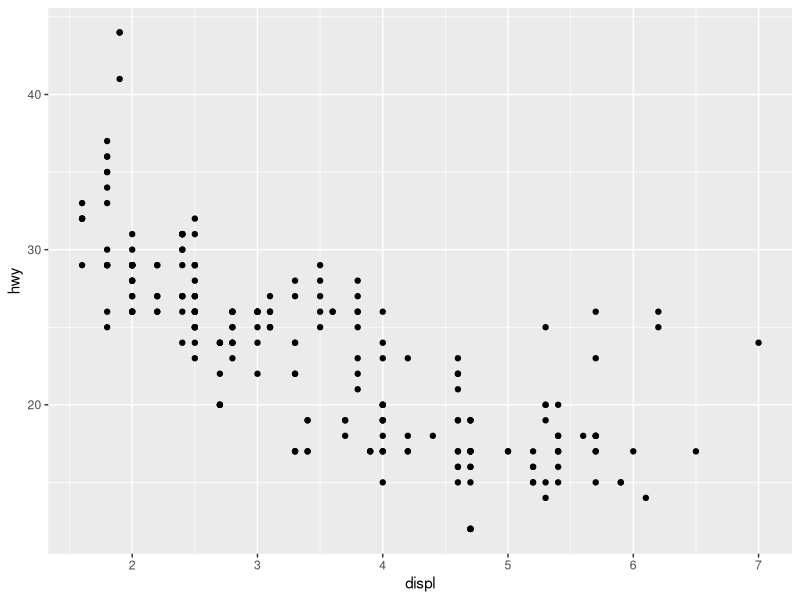
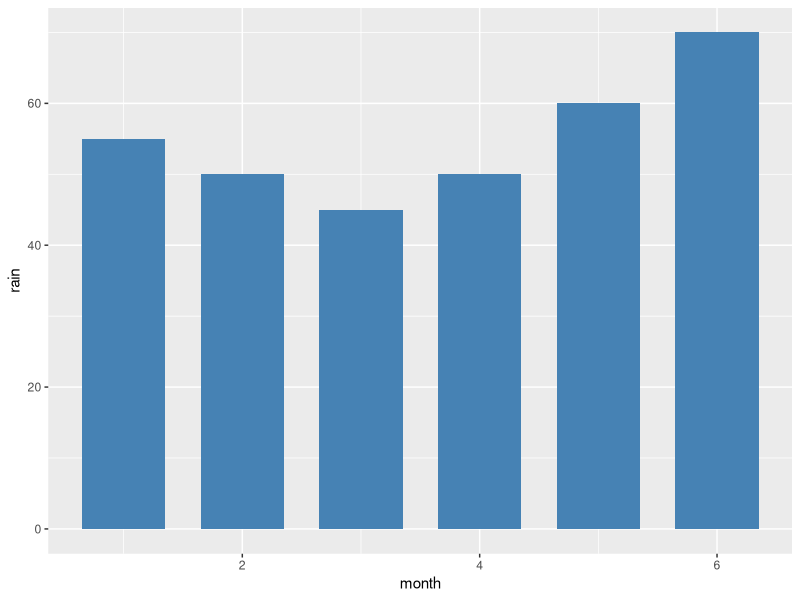
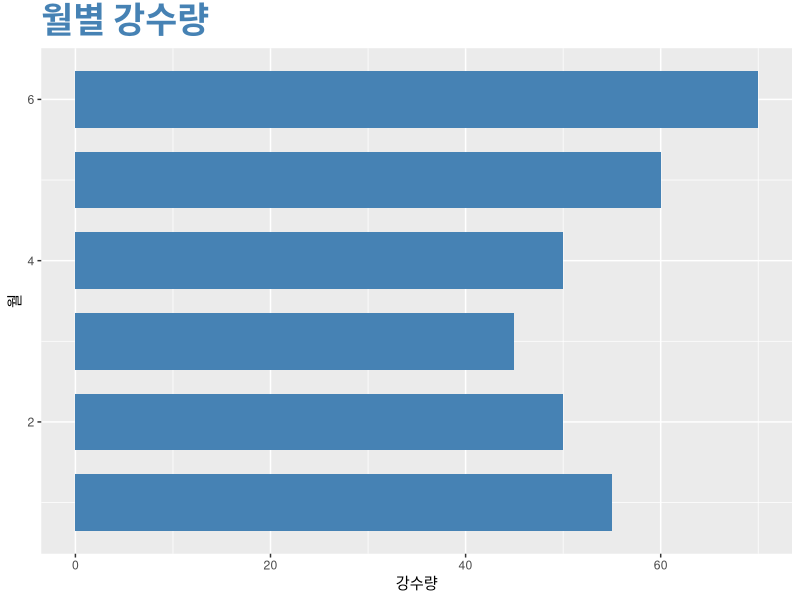
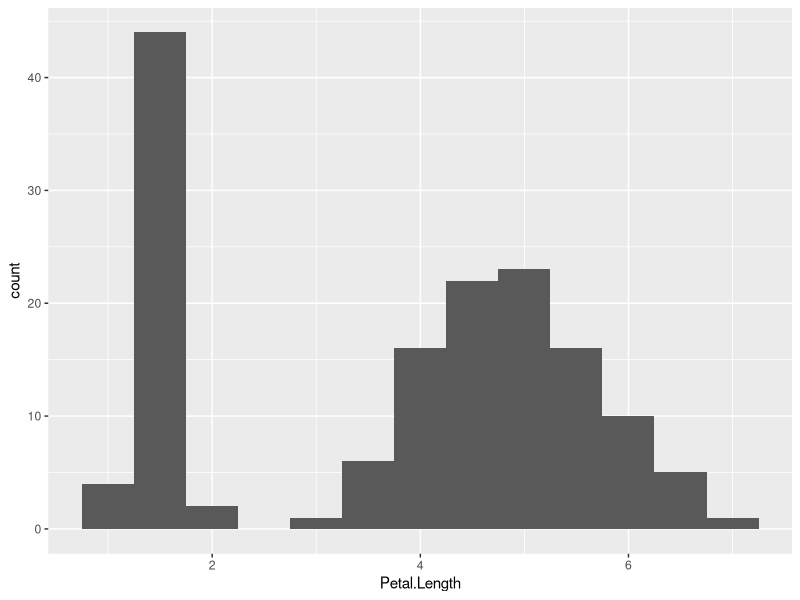
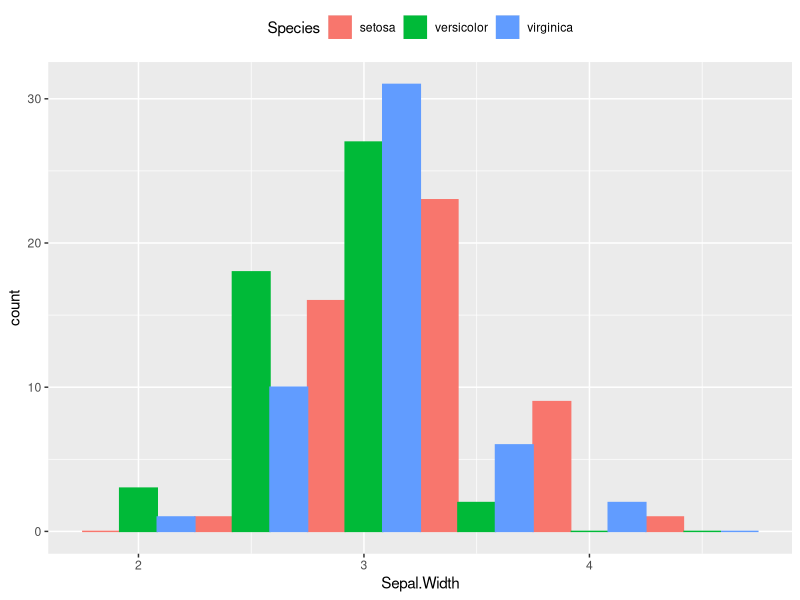
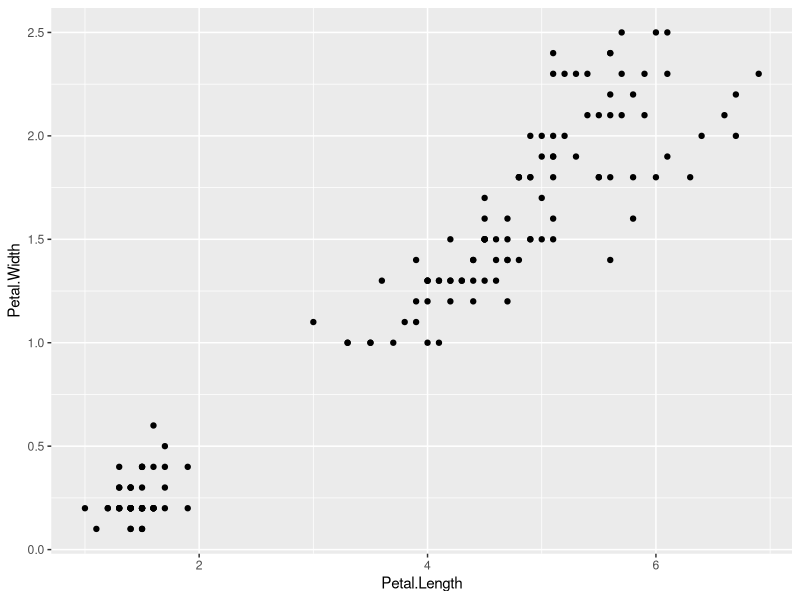
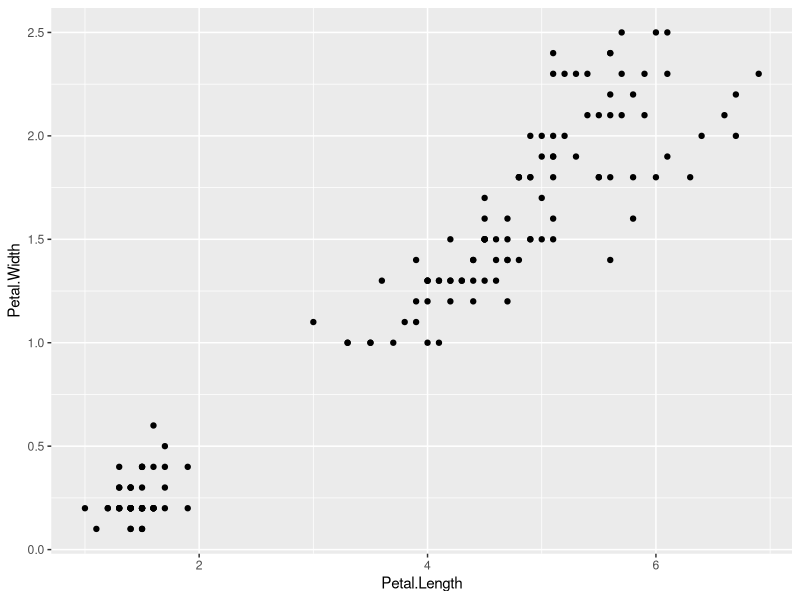
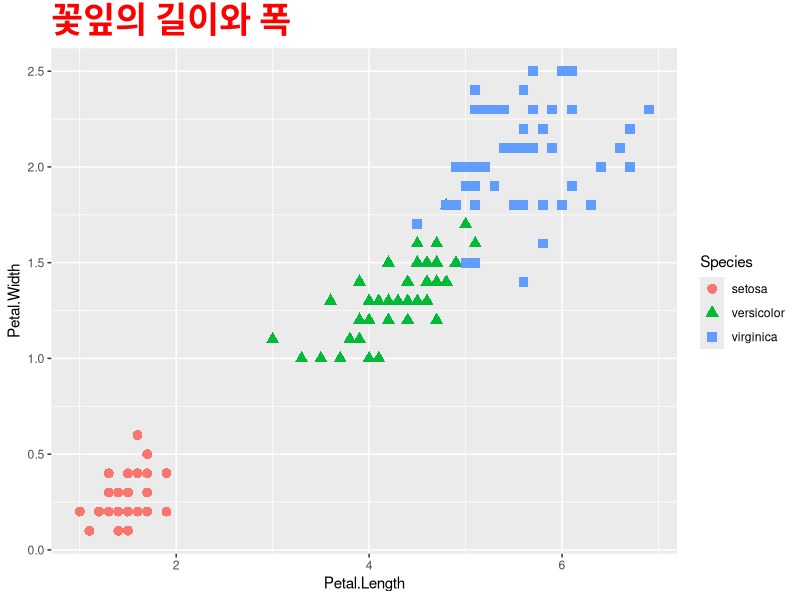

Here is the R script that generated these plots, in order:
#
# 2019.12.09(월)
#

install.packages("tidyverse")
library(tidyverse)
require(tidyverse)
library(ggplot2)

dim(mpg)
str(mpg)
head(mpg)
View(mpg)
ggplot(data=mpg)+
  geom_point(mapping=aes(x=displ, y=hwy)) # '+'연산자로 함수 연결, 중량 대 고속도로 연비, 산점도 그리는 함수 


month <- c(1,2,3,4,5,6)
rain <- c(55,50,45,50,60,70)
df <- data.frame(month,rain) # data.frame
df

ggplot(df,aes(x=month, y=rain))+        # mapping 생략, mapping 위치 ggplot/geom_bar  
  geom_bar(stat="identity", width=0.7, fill="steelblue") # bar 막대그래프



ggplot(df,aes(x=month, y=rain))+
   geom_bar(stat="identity", width=0.7, fill="steelblue")+
 ggtitle("월별 강수량")+           # title 출력
 theme(plot.title=element_text(size=25, face="bold",    
                              colour="steelblue"))+
labs(x="월", y="강수량") +coord_flip() #x,y label, 그래프를 가로로(coord_flip)


ggplot(iris, aes(x=Petal.Length))+
  geom_histogram(binwidth = 0.5)       # 연속형 데이터의 빈도 확인(히스토그램), 꽃잎의 길이를  0.5단위로 계산
      
                                

# Layer 구조(계층방식, Graphic 처리 ) -> ggplot-> geom_histogram+theme 
ggplot(iris, aes(x=Sepal.Width, fill=Species,
                 color=Species))+
  geom_histogram(binwidth=0.5, position ="dodge")+
                   theme(legend.position = "top") # Species 범주형, color= 경계선의 색깔 , dodge = 품종별로 각각 그려랴 
                                                  # 범례 위치 



#ggplot2 Scatter chart
ggplot(data= iris, mapping=aes(x=Petal.Length, y=Petal.Width))+
geom_point()       



ggplot(data= iris)+
  geom_point(mapping=aes(x=Petal.Length, y=Petal.Width))  # data, mapping은 필수!    



ggplot(data= iris, mapping=aes(x=Petal.Length, y=Petal.Width,
                               color=Species, shape= Species))+
  geom_point(size=3)+
ggtitle("꽃잎의 길이와 폭")+theme(plot.title = element_text(size=25,
                                                     face="bold", colour = "red"))

# ggplot, Boxplot
ggplot(data=iris, mapping= aes(y=Petal.Length))+
  geom_boxplot(fill="yellow") # 상자수염 그래프 

ggplot(data=iris, mapping= aes(y=Petal.Length,fill=Species))+
  geom_boxplot()            # 품종별로 Boxplot


# ggplot Line chart - timeseries data
year <- 1937:1960
cnt <- as.vector(airmiles)
df <- data.frame(year,cnt)
head(df)

ggplot(df, aes(x=year, y=cnt))+
  geom_line(col="red")


#ggplot 작성 graph 꾸미기 (공통)
str(economics)

# 사선 
ggplot(economics, aes(x=date, y=psavert))+
  geom_line()+
  geom_abline(intercept=12.18671, slope= -0.0005444)

#intercept : y절편값, slope : 기울기( 회귀식 계산해서 사용) , 주가지수

# 평행선
ggplot(economics, aes(x=date, y=psavert))+
  geom_line()+
  geom_hline(yintercept = mean(economics$psavert))


#수직선
x_inter <- filter(economics, 
                  psavert==min(economics$psavert))$date
x_inter
ggplot(economics, aes(x=date, y=psavert))+
       geom_line(col="blue")+
       geom_vline(xintercept = x_inter)  # 가장 낮은 값을 갖고 있는 날에 수직선 









































